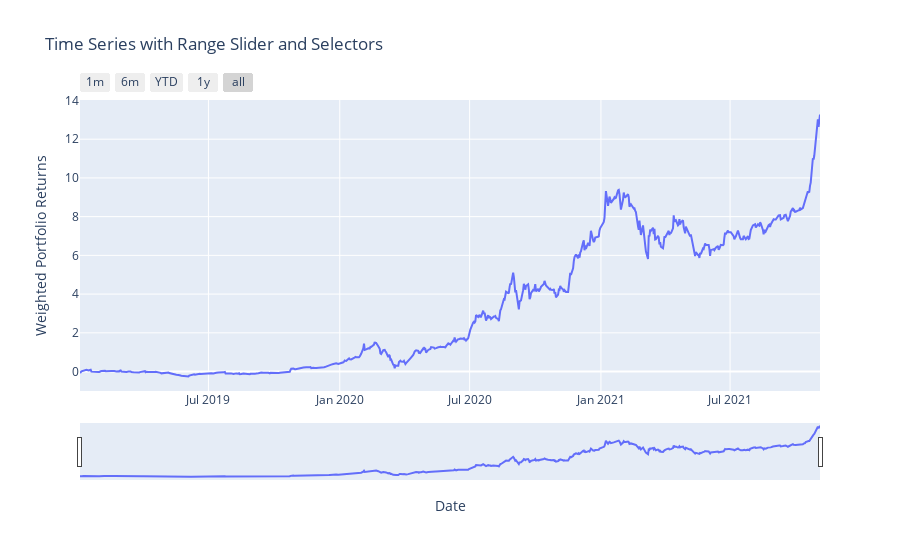
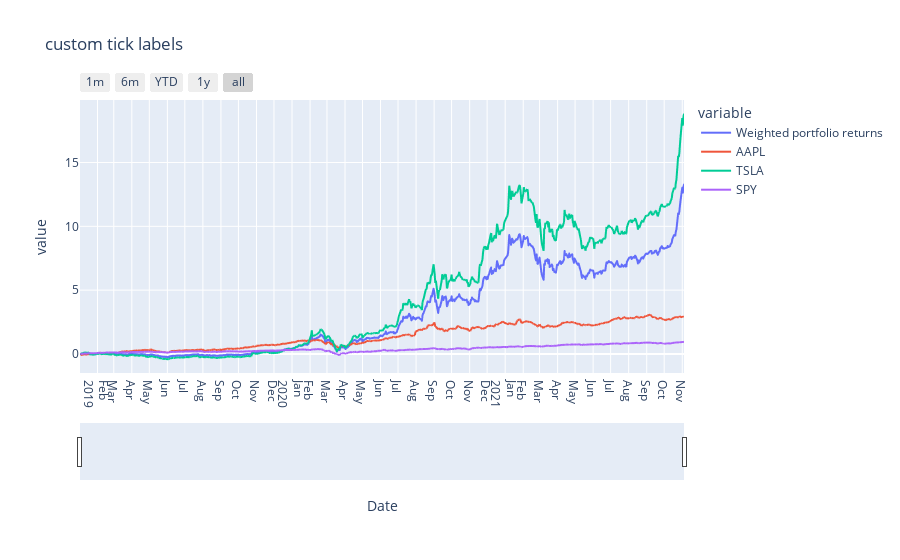

Source (notebook cell) for these figures, in order:
### Code cell
start_date = '2019-01-01'
end_date = '2021-11-04'
processing(start_date, end_date)

### Figure 1 — Plotly figure (JSON) as saved in the notebook; plotly's stock layout.template omitted (floating-point values rounded to 4 significant figures; data arrays with more than 128 entries replaced by an {"elided": "..."} marker saying what was removed)
{"data": [{"hovertemplate": "Date=%{x}<br>Weighted Portfolio Returns=%{y}<extra></extra>", "legendgroup": "", "line": {"color": "#636efa", "dash": "solid"}, "marker": {"symbol": "circle"}, "mode": "lines", "name": "", "orientation": "v", "showlegend": false, "type": "scatter", "x": {"elided": "718 str values"}, "xaxis": "x", "y": {"elided": "718 float values"}, "yaxis": "y"}], "layout": {"legend": {"tracegroupgap": 0}, "title": {"text": "Time Series with Range Slider and Selectors"}, "xaxis": {"anchor": "y", "domain": [0, 1], "rangeselector": {"buttons": [{"count": 1, "label": "1m", "step": "month", "stepmode": "backward"}, {"count": 6, "label": "6m", "step": "month", "stepmode": "backward"}, {"count": 1, "label": "YTD", "step": "year", "stepmode": "todate"}, {"count": 1, "label": "1y", "step": "year", "stepmode": "backward"}, {"step": "all"}]}, "rangeslider": {"visible": true}, "title": {"text": "Date"}}, "yaxis": {"anchor": "x", "domain": [0, 1], "title": {"text": "Weighted Portfolio Returns"}}}}

### Figure 2 — Plotly figure (JSON) as saved in the notebook; plotly's stock layout.template omitted (floating-point values rounded to 4 significant figures; data arrays with more than 128 entries replaced by an {"elided": "..."} marker saying what was removed)
{"data": [{"hovertemplate": "variable=Weighted portfolio returns<br>Date=%{x|%B %d, %Y}<br>value=%{y}<extra></extra>", "legendgroup": "Weighted portfolio returns", "line": {"color": "#636efa", "dash": "solid"}, "marker": {"symbol": "circle"}, "mode": "lines", "name": "Weighted portfolio returns", "showlegend": true, "type": "scattergl", "x": {"elided": "718 str values"}, "xaxis": "x", "y": {"elided": "718 float values"}, "yaxis": "y"}, {"hovertemplate": "variable=AAPL<br>Date=%{x|%B %d, %Y}<br>value=%{y}<extra></extra>", "legendgroup": "AAPL", "line": {"color": "#EF553B", "dash": "solid"}, "marker": {"symbol": "circle"}, "mode": "lines", "name": "AAPL", "showlegend": true, "type": "scattergl", "x": {"elided": "718 str values"}, "xaxis": "x", "y": {"elided": "718 float values"}, "yaxis": "y"}, {"hovertemplate": "variable=TSLA<br>Date=%{x|%B %d, %Y}<br>value=%{y}<extra></extra>", "legendgroup": "TSLA", "line": {"color": "#00cc96", "dash": "solid"}, "marker": {"symbol": "circle"}, "mode": "lines", "name": "TSLA", "showlegend": true, "type": "scattergl", "x": {"elided": "718 str values"}, "xaxis": "x", "y": {"elided": "718 float values"}, "yaxis": "y"}, {"hovertemplate": "variable=SPY<br>Date=%{x|%B %d, %Y}<br>value=%{y}<extra></extra>", "legendgroup": "SPY", "line": {"color": "#ab63fa", "dash": "solid"}, "marker": {"symbol": "circle"}, "mode": "lines", "name": "SPY", "showlegend": true, "type": "scattergl", "x": {"elided": "718 str values"}, "xaxis": "x", "y": {"elided": "718 float values"}, "yaxis": "y"}], "layout": {"legend": {"title": {"text": "variable"}, "tracegroupgap": 0}, "title": {"text": "custom tick labels"}, "xaxis": {"anchor": "y", "domain": [0, 1], "dtick": "M1", "rangeselector": {"buttons": [{"count": 1, "label": "1m", "step": "month", "stepmode": "backward"}, {"count": 6, "label": "6m", "step": "month", "stepmode": "backward"}, {"count": 1, "label": "YTD", "step": "year", "stepmode": "todate"}, {"count": 1, "label": "1y", "step": "year", "stepmode": "backward"}, {"step": "all"}]}, "rangeslider": {"visible": true}, "tickformat": "%b\n%Y", "title": {"text": "Date"}}, "yaxis": {"anchor": "x", "domain": [0, 1], "title": {"text": "value"}}}}
